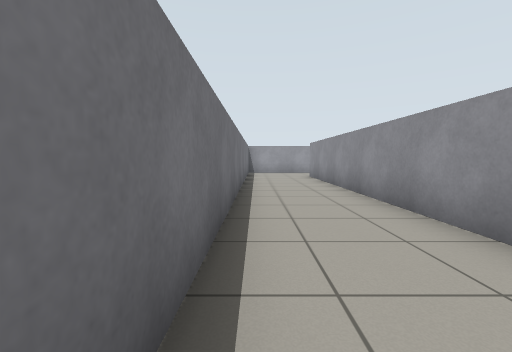
view 1 (above)

19 first-person views from a walk through a Gazebo world. The camera is 0.83 m above the floor, tilts 4° down and sees 90° across. The floor is counted in squares, 1 m on a side. Each view is taken from the middle of a square. On the plan, view 1 faces up. The plan holds only what a view shows up to about 10 squares ahead; the rest is blank.

view 2
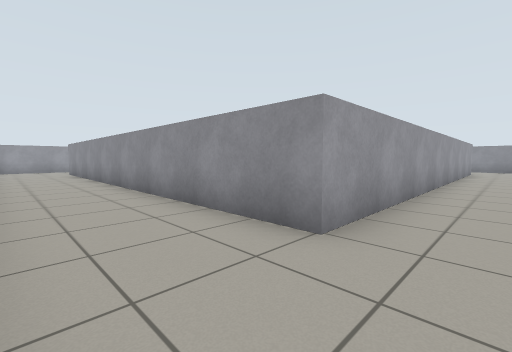

view 3
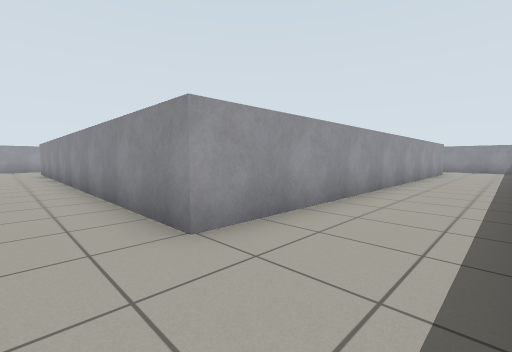

view 4
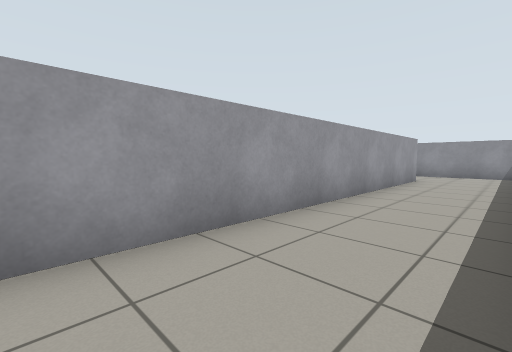

view 5
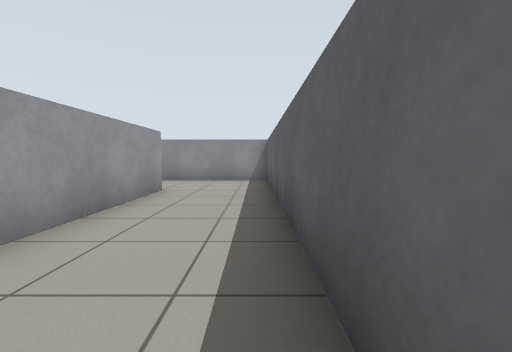

view 6
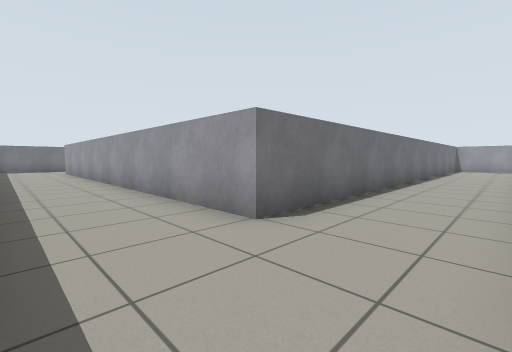

view 7
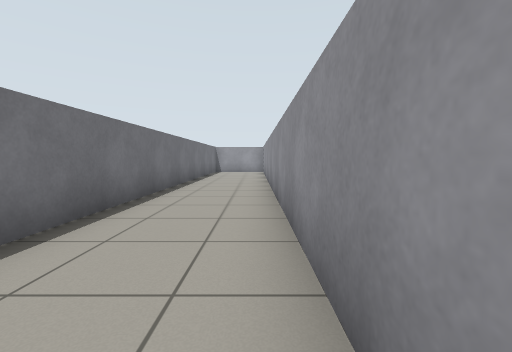

view 8
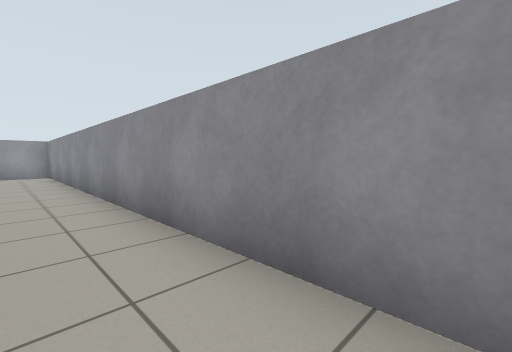

view 9
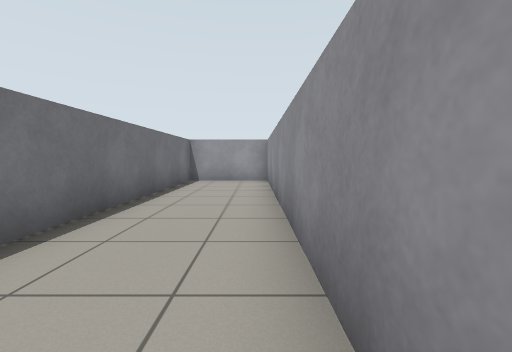

view 10
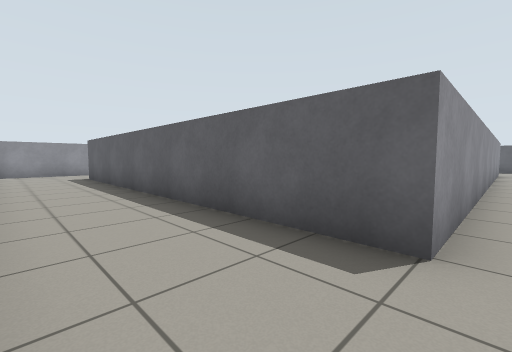

view 11
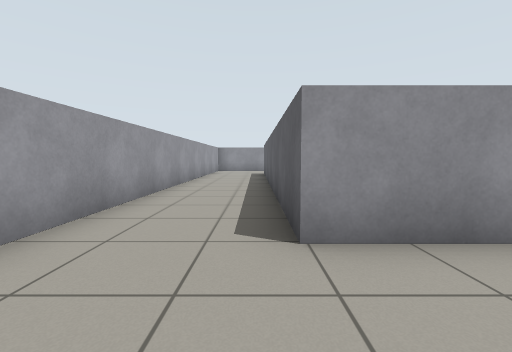

view 12
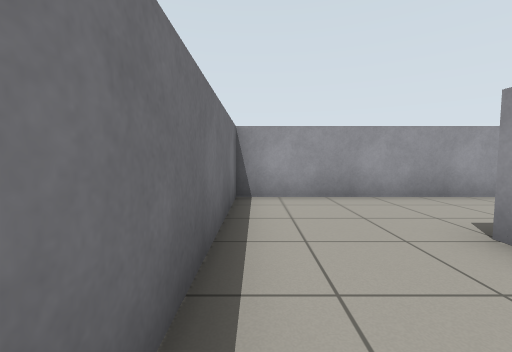

view 13
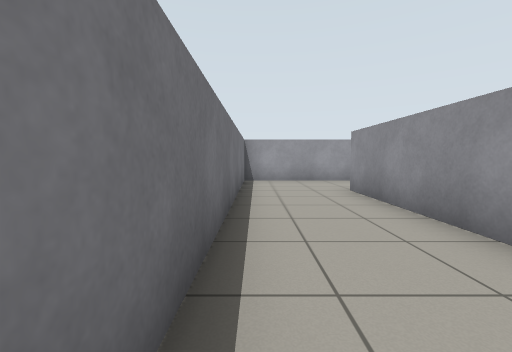

view 14
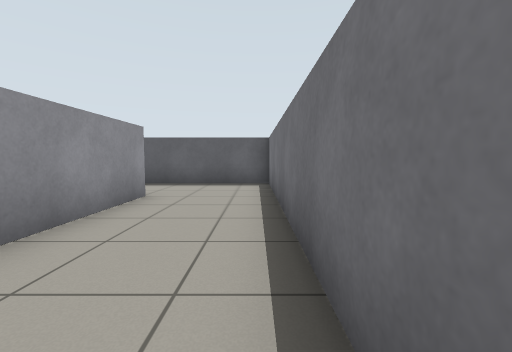

view 15
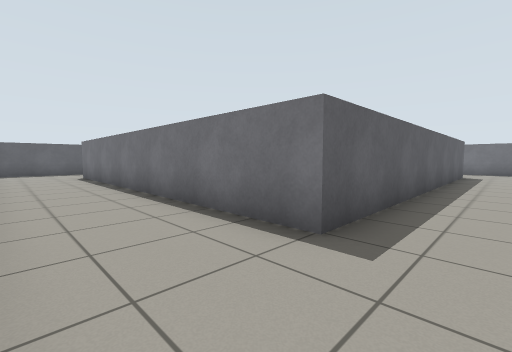

view 16
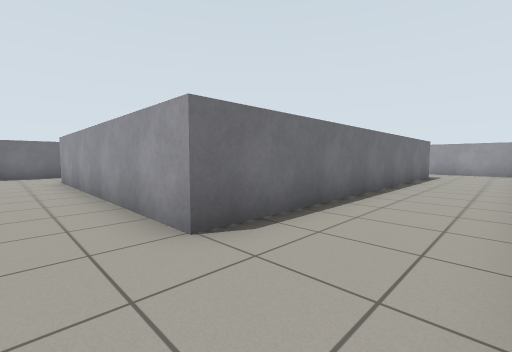

view 17
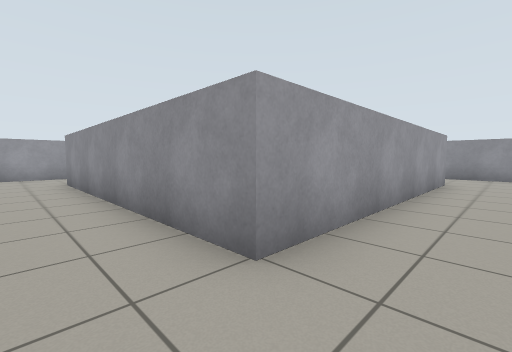

view 18
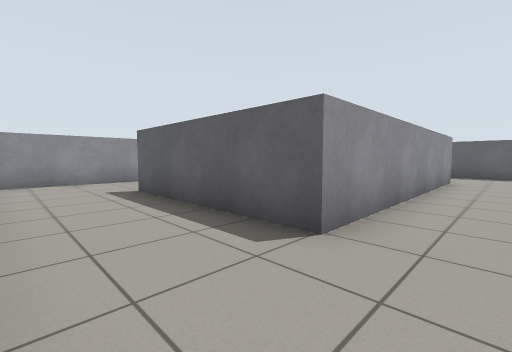

view 19
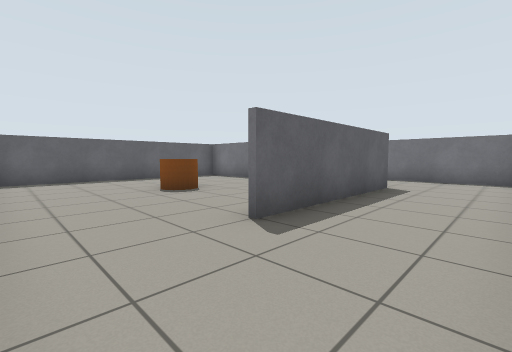

### Floor plan
Ten units are one square. View 1 is at (0, 0); x grows to the right and y downward. Boxes are objects, and circles mark ways between rooms. Rooms are numbered by the first view taken in them; rooms with no view inside come last. Other rooms are left out.
<svg viewBox="-9 -149 209 209">
<path fill="none" stroke="#000" d="M104 54 190 54M194 55 194 -140M16 -144 -4 -144 -4 54 38 54M195 -144 166 -144 166 26 24 26 24 -116M134 -75 134 -111M59 -114 39 -114M91 -6 131 -6M100 -144 16 -144M26 -111 26 -76M24 -116 136 -116 136 -4 54 -4 54 -86 106 -86M26 1 26 11M164 11 164 -9M39 24 49 24"/>
<rect x="85" y="-55" width="20" height="20" fill="#bbb"><title>orange cylinder</title></rect>
<circle cx="25" cy="-135" r="3" fill="#2a7"/>
<text x="90" y="30">1</text>
<text x="100" y="-70">2</text>
</svg>
Room 1 opens to room 2.

Where each view was taken, in squares from view 1:
view 1: 0 up, 0 right, facing up
view 2: 4 down, 0 right, facing up-right
view 3: 5 down, 1 right, facing up-right
view 4: 5 down, 6 right, facing up-right
view 5: 5 down, 10 right, facing right
view 6: 5 down, 19 right, facing up-left
view 7: 1 down, 19 right, facing up
view 8: 1 up, 18 right, facing up-right
view 9: 5 up, 19 right, facing up
view 10: 14 up, 2 right, facing down-right
view 11: 12 up, 0 right, facing right
view 12: 9 up, 0 right, facing up
view 13: 5 up, 0 right, facing up
view 14: 3 up, 0 right, facing down
view 15: 13 up, 16 right, facing down-left
view 16: 1 down, 16 right, facing up-left
view 17: 1 down, 4 right, facing up-right
view 18: 11 up, 4 right, facing down-right
view 19: 11 up, 13 right, facing down-left
